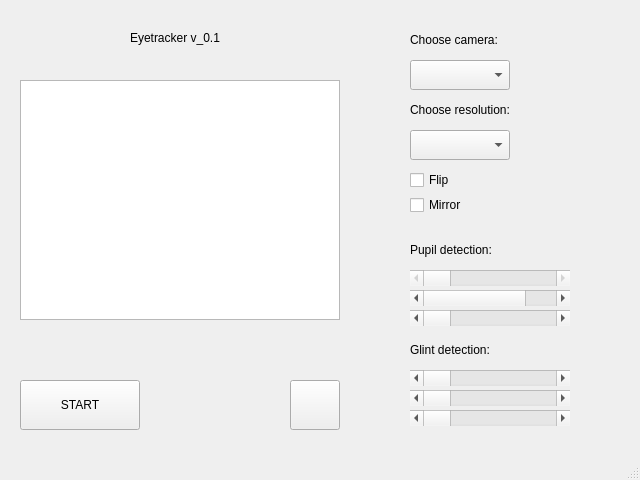
<?xml version="1.0" encoding="UTF-8"?>
<ui version="4.0">
 <class>StartingWindow</class>
 <widget class="QMainWindow" name="StartingWindow">
  <property name="enabled">
   <bool>true</bool>
  </property>
  <property name="geometry">
   <rect>
    <x>0</x>
    <y>0</y>
    <width>640</width>
    <height>480</height>
   </rect>
  </property>
  <property name="minimumSize">
   <size>
    <width>640</width>
    <height>480</height>
   </size>
  </property>
  <property name="maximumSize">
   <size>
    <width>640</width>
    <height>480</height>
   </size>
  </property>
  <property name="windowTitle">
   <string>Eyetracter -- start</string>
  </property>
  <property name="windowIcon">
   <iconset>
    <normaloff>../../Obrazy/icon.png</normaloff>../../Obrazy/icon.png</iconset>
  </property>
  <widget class="QWidget" name="centralwidget">
   <widget class="QGraphicsView" name="graphicsView">
    <property name="geometry">
     <rect>
      <x>20</x>
      <y>80</y>
      <width>320</width>
      <height>240</height>
     </rect>
    </property>
   </widget>
   <widget class="QLabel" name="lbl_title">
    <property name="enabled">
     <bool>true</bool>
    </property>
    <property name="geometry">
     <rect>
      <x>130</x>
      <y>30</y>
      <width>111</width>
      <height>16</height>
     </rect>
    </property>
    <property name="text">
     <string>Eyetracker v_0.1</string>
    </property>
    <property name="textFormat">
     <enum>Qt::RichText</enum>
    </property>
   </widget>
   <widget class="QPushButton" name="btn_start">
    <property name="geometry">
     <rect>
      <x>20</x>
      <y>380</y>
      <width>120</width>
      <height>50</height>
     </rect>
    </property>
    <property name="text">
     <string>START</string>
    </property>
   </widget>
   <widget class="QPushButton" name="btn_settings">
    <property name="geometry">
     <rect>
      <x>290</x>
      <y>380</y>
      <width>50</width>
      <height>50</height>
     </rect>
    </property>
    <property name="text">
     <string/>
    </property>
    <property name="icon">
     <iconset>
      <normaloff>../../Obrazy/Ikonki/ControlPanel.png</normaloff>../../Obrazy/Ikonki/ControlPanel.png</iconset>
    </property>
    <property name="iconSize">
     <size>
      <width>50</width>
      <height>50</height>
     </size>
    </property>
   </widget>
   <widget class="QLabel" name="lbl_setCamera">
    <property name="geometry">
     <rect>
      <x>410</x>
      <y>30</y>
      <width>111</width>
      <height>20</height>
     </rect>
    </property>
    <property name="text">
     <string>Choose camera:</string>
    </property>
   </widget>
   <widget class="QLabel" name="lbl_setResolution">
    <property name="geometry">
     <rect>
      <x>410</x>
      <y>100</y>
      <width>141</width>
      <height>20</height>
     </rect>
    </property>
    <property name="text">
     <string>Choose resolution:</string>
    </property>
   </widget>
   <widget class="QComboBox" name="cmb_setCamera">
    <property name="geometry">
     <rect>
      <x>410</x>
      <y>60</y>
      <width>100</width>
      <height>30</height>
     </rect>
    </property>
   </widget>
   <widget class="QComboBox" name="cmb_setResolution">
    <property name="geometry">
     <rect>
      <x>410</x>
      <y>130</y>
      <width>100</width>
      <height>30</height>
     </rect>
    </property>
   </widget>
   <widget class="QCheckBox" name="chb_flip">
    <property name="geometry">
     <rect>
      <x>410</x>
      <y>170</y>
      <width>94</width>
      <height>20</height>
     </rect>
    </property>
    <property name="text">
     <string>Flip</string>
    </property>
   </widget>
   <widget class="QCheckBox" name="chb_mirror">
    <property name="geometry">
     <rect>
      <x>410</x>
      <y>195</y>
      <width>94</width>
      <height>20</height>
     </rect>
    </property>
    <property name="text">
     <string>Mirror</string>
    </property>
   </widget>
   <widget class="QLabel" name="lbl_pupilDetection">
    <property name="geometry">
     <rect>
      <x>410</x>
      <y>240</y>
      <width>111</width>
      <height>20</height>
     </rect>
    </property>
    <property name="text">
     <string>Pupil detection:</string>
    </property>
   </widget>
   <widget class="QScrollBar" name="hsb_pupil1">
    <property name="enabled">
     <bool>false</bool>
    </property>
    <property name="geometry">
     <rect>
      <x>410</x>
      <y>270</y>
      <width>160</width>
      <height>16</height>
     </rect>
    </property>
    <property name="maximum">
     <number>255</number>
    </property>
    <property name="orientation">
     <enum>Qt::Horizontal</enum>
    </property>
   </widget>
   <widget class="QLabel" name="lbl_pupil1">
    <property name="geometry">
     <rect>
      <x>580</x>
      <y>270</y>
      <width>20</width>
      <height>16</height>
     </rect>
    </property>
    <property name="text">
     <string/>
    </property>
   </widget>
   <widget class="QLabel" name="lbl_pupil2">
    <property name="geometry">
     <rect>
      <x>580</x>
      <y>290</y>
      <width>20</width>
      <height>16</height>
     </rect>
    </property>
    <property name="text">
     <string/>
    </property>
   </widget>
   <widget class="QScrollBar" name="hsb_pupil2">
    <property name="geometry">
     <rect>
      <x>410</x>
      <y>290</y>
      <width>160</width>
      <height>16</height>
     </rect>
    </property>
    <property name="maximum">
     <number>3</number>
    </property>
    <property name="orientation">
     <enum>Qt::Horizontal</enum>
    </property>
   </widget>
   <widget class="QScrollBar" name="hsb_pupil3">
    <property name="geometry">
     <rect>
      <x>410</x>
      <y>310</y>
      <width>160</width>
      <height>16</height>
     </rect>
    </property>
    <property name="maximum">
     <number>255</number>
    </property>
    <property name="orientation">
     <enum>Qt::Horizontal</enum>
    </property>
   </widget>
   <widget class="QLabel" name="lbl_pupil3">
    <property name="geometry">
     <rect>
      <x>580</x>
      <y>310</y>
      <width>20</width>
      <height>16</height>
     </rect>
    </property>
    <property name="text">
     <string/>
    </property>
   </widget>
   <widget class="QLabel" name="lbl_glintDetection">
    <property name="geometry">
     <rect>
      <x>410</x>
      <y>340</y>
      <width>111</width>
      <height>20</height>
     </rect>
    </property>
    <property name="text">
     <string>Glint detection:</string>
    </property>
   </widget>
   <widget class="QScrollBar" name="hsb_glint2">
    <property name="geometry">
     <rect>
      <x>410</x>
      <y>390</y>
      <width>160</width>
      <height>16</height>
     </rect>
    </property>
    <property name="maximum">
     <number>107</number>
    </property>
    <property name="orientation">
     <enum>Qt::Horizontal</enum>
    </property>
   </widget>
   <widget class="QScrollBar" name="hsb_glint3">
    <property name="geometry">
     <rect>
      <x>410</x>
      <y>410</y>
      <width>160</width>
      <height>16</height>
     </rect>
    </property>
    <property name="maximum">
     <number>255</number>
    </property>
    <property name="orientation">
     <enum>Qt::Horizontal</enum>
    </property>
   </widget>
   <widget class="QLabel" name="lbl_glint2">
    <property name="geometry">
     <rect>
      <x>580</x>
      <y>390</y>
      <width>20</width>
      <height>16</height>
     </rect>
    </property>
    <property name="text">
     <string/>
    </property>
   </widget>
   <widget class="QLabel" name="lbl_glint1">
    <property name="geometry">
     <rect>
      <x>580</x>
      <y>370</y>
      <width>20</width>
      <height>16</height>
     </rect>
    </property>
    <property name="text">
     <string/>
    </property>
   </widget>
   <widget class="QLabel" name="lbl_glint3">
    <property name="geometry">
     <rect>
      <x>580</x>
      <y>410</y>
      <width>20</width>
      <height>16</height>
     </rect>
    </property>
    <property name="text">
     <string/>
    </property>
   </widget>
   <widget class="QScrollBar" name="hsb_glint1">
    <property name="geometry">
     <rect>
      <x>410</x>
      <y>370</y>
      <width>160</width>
      <height>16</height>
     </rect>
    </property>
    <property name="maximum">
     <number>255</number>
    </property>
    <property name="orientation">
     <enum>Qt::Horizontal</enum>
    </property>
   </widget>
  </widget>
  <widget class="QStatusBar" name="statusbar"/>
 </widget>
 <resources/>
 <connections/>
</ui>
